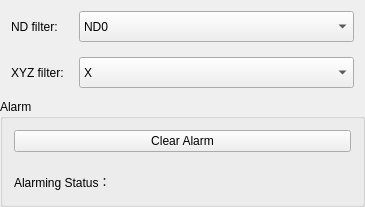
<?xml version="1.0" encoding="UTF-8"?>
<ui version="4.0">
 <class>FilterwheelWidgetClass</class>
 <widget class="QWidget" name="FilterwheelWidgetClass">
  <property name="geometry">
   <rect>
    <x>0</x>
    <y>0</y>
    <width>365</width>
    <height>207</height>
   </rect>
  </property>
  <property name="minimumSize">
   <size>
    <width>0</width>
    <height>0</height>
   </size>
  </property>
  <property name="windowTitle">
   <string>FilterwheelWidget</string>
  </property>
  <layout class="QVBoxLayout" name="verticalLayout">
   <property name="spacing">
    <number>0</number>
   </property>
   <property name="leftMargin">
    <number>0</number>
   </property>
   <property name="topMargin">
    <number>0</number>
   </property>
   <property name="rightMargin">
    <number>0</number>
   </property>
   <property name="bottomMargin">
    <number>0</number>
   </property>
   <item>
    <widget class="QWidget" name="widget" native="true">
     <property name="minimumSize">
      <size>
       <width>0</width>
       <height>0</height>
      </size>
     </property>
     <layout class="QGridLayout" name="gridLayout" columnstretch="0,1">
      <property name="spacing">
       <number>15</number>
      </property>
      <item row="0" column="0">
       <widget class="QLabel" name="label_3">
        <property name="text">
         <string>ND filter: </string>
        </property>
       </widget>
      </item>
      <item row="0" column="1">
       <widget class="QComboBox" name="ndcomboBox">
        <property name="sizePolicy">
         <sizepolicy hsizetype="Preferred" vsizetype="Preferred">
          <horstretch>0</horstretch>
          <verstretch>0</verstretch>
         </sizepolicy>
        </property>
        <property name="minimumSize">
         <size>
          <width>0</width>
          <height>31</height>
         </size>
        </property>
        <property name="currentIndex">
         <number>0</number>
        </property>
        <property name="placeholderText">
         <string/>
        </property>
        <item>
         <property name="text">
          <string>ND0</string>
         </property>
        </item>
        <item>
         <property name="text">
          <string>ND1</string>
         </property>
        </item>
        <item>
         <property name="text">
          <string>ND2</string>
         </property>
        </item>
        <item>
         <property name="text">
          <string>ND3</string>
         </property>
        </item>
        <item>
         <property name="text">
          <string>Block</string>
         </property>
        </item>
       </widget>
      </item>
      <item row="1" column="0">
       <widget class="QLabel" name="label">
        <property name="text">
         <string>XYZ filter:</string>
        </property>
       </widget>
      </item>
      <item row="1" column="1">
       <widget class="QComboBox" name="xyzcomboBox">
        <property name="sizePolicy">
         <sizepolicy hsizetype="Preferred" vsizetype="Preferred">
          <horstretch>0</horstretch>
          <verstretch>0</verstretch>
         </sizepolicy>
        </property>
        <property name="minimumSize">
         <size>
          <width>0</width>
          <height>31</height>
         </size>
        </property>
        <item>
         <property name="text">
          <string>X</string>
         </property>
        </item>
        <item>
         <property name="text">
          <string>Y</string>
         </property>
        </item>
        <item>
         <property name="text">
          <string>Z</string>
         </property>
        </item>
        <item>
         <property name="text">
          <string>Empty</string>
         </property>
        </item>
        <item>
         <property name="text">
          <string>Block</string>
         </property>
        </item>
       </widget>
      </item>
     </layout>
    </widget>
   </item>
   <item>
    <widget class="QGroupBox" name="groupBox_6">
     <property name="minimumSize">
      <size>
       <width>0</width>
       <height>100</height>
      </size>
     </property>
     <property name="title">
      <string>Alarm</string>
     </property>
     <layout class="QVBoxLayout" name="verticalLayout_4">
      <property name="spacing">
       <number>15</number>
      </property>
      <item>
       <widget class="QPushButton" name="clearAlarm">
        <property name="text">
         <string>Clear Alarm</string>
        </property>
       </widget>
      </item>
      <item>
       <layout class="QHBoxLayout" name="horizontalLayout_7" stretch="0,1">
        <item>
         <widget class="QLabel" name="XYZFilterAlarm">
          <property name="minimumSize">
           <size>
            <width>0</width>
            <height>30</height>
           </size>
          </property>
          <property name="text">
           <string>Alarming Status：</string>
          </property>
         </widget>
        </item>
        <item>
         <widget class="QLabel" name="FilterAlarm">
          <property name="minimumSize">
           <size>
            <width>0</width>
            <height>30</height>
           </size>
          </property>
          <property name="styleSheet">
           <string notr="true"/>
          </property>
          <property name="text">
           <string/>
          </property>
         </widget>
        </item>
       </layout>
      </item>
     </layout>
    </widget>
   </item>
  </layout>
 </widget>
 <layoutdefault spacing="6" margin="11"/>
 <resources/>
 <connections/>
</ui>
